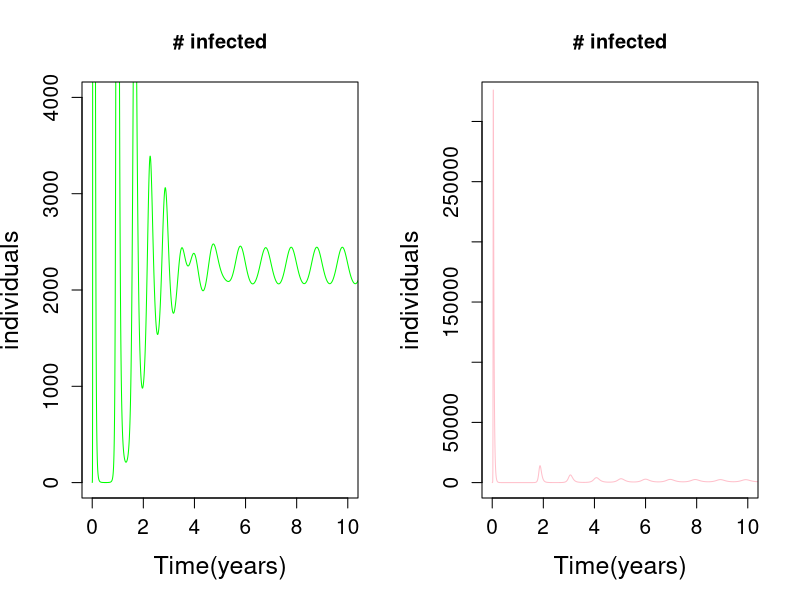

The R script that drew this image:
#Dushoff et al. deterministic model: Luke - summer 2014 
library(deSolve)

flu_parms  <- c(n=500000, #population size
               L=4, #duration of immunity (years)
               D=0.02, #mean infectious period (years)
               B0=500, #contacts per year
               B1=0.02 #scaler 
)

flu_parms_too  <- c(n=500000, #population size
                L=8, #duration of immunity (years)
                D=0.025, #mean infectious period (years)
                B0=400, #contacts per year
                B1=0.02 #scaler 
)


#contact rate function
beta_t  <- function(tx, B_0, B_1){
    B_0*(1+B_1*cos(2*pi*tx))
}

MAXTIME  <- 100
TIMESTEP  <- 0.005

#SIRS function

flu_sirs  <- function(t,y,flu_parms){
  with(c(as.list(y),flu_parms),{
    
    dS_dt <- (n-S-I)/L-beta_t(t,B0,B1)*I*S/n
    dI_dt <- beta_t(t,B0,B1)*I*S/n-I/D
    list(c(dS_dt,dI_dt))
  })
}  
flu_sirs_too  <- function(t,y,flu_parms_too){
    with(c(as.list(y),flu_parms_too),{
      
      dS_dt <- (n-S-I)/L-beta_t(t,B0,B1)*I*S/n
      dI_dt <- beta_t(t,B0,B1)*I*S/n-I/D
      list(c(dS_dt,dI_dt))
    })
}
#setting run time (time series)
rt  <- data.frame(lsoda(c(S=499999,I=1),seq(0,MAXTIME,TIMESTEP),flu_sirs,flu_parms))
rt2  <- data.frame(lsoda(c(S=499999,I=1),seq(0,MAXTIME,TIMESTEP),flu_sirs_too,flu_parms_too))
par(mfrow=c(1,2))
plot(rt$time,rt$I,type="l",xlim=c(0,10), ylim=c(0,4000), main="# infected", xlab="Time(years)", 
     ylab="individuals", cex.lab=1.5, cex.axis=1.25, col="green")

plot(rt2$time,rt2$I,type="l",xlim=c(0,10), ylim=c(0,320000), main="# infected", xlab="Time(years)", 
     ylab="individuals", cex.lab=1.5, cex.axis=1.25, col="pink")
